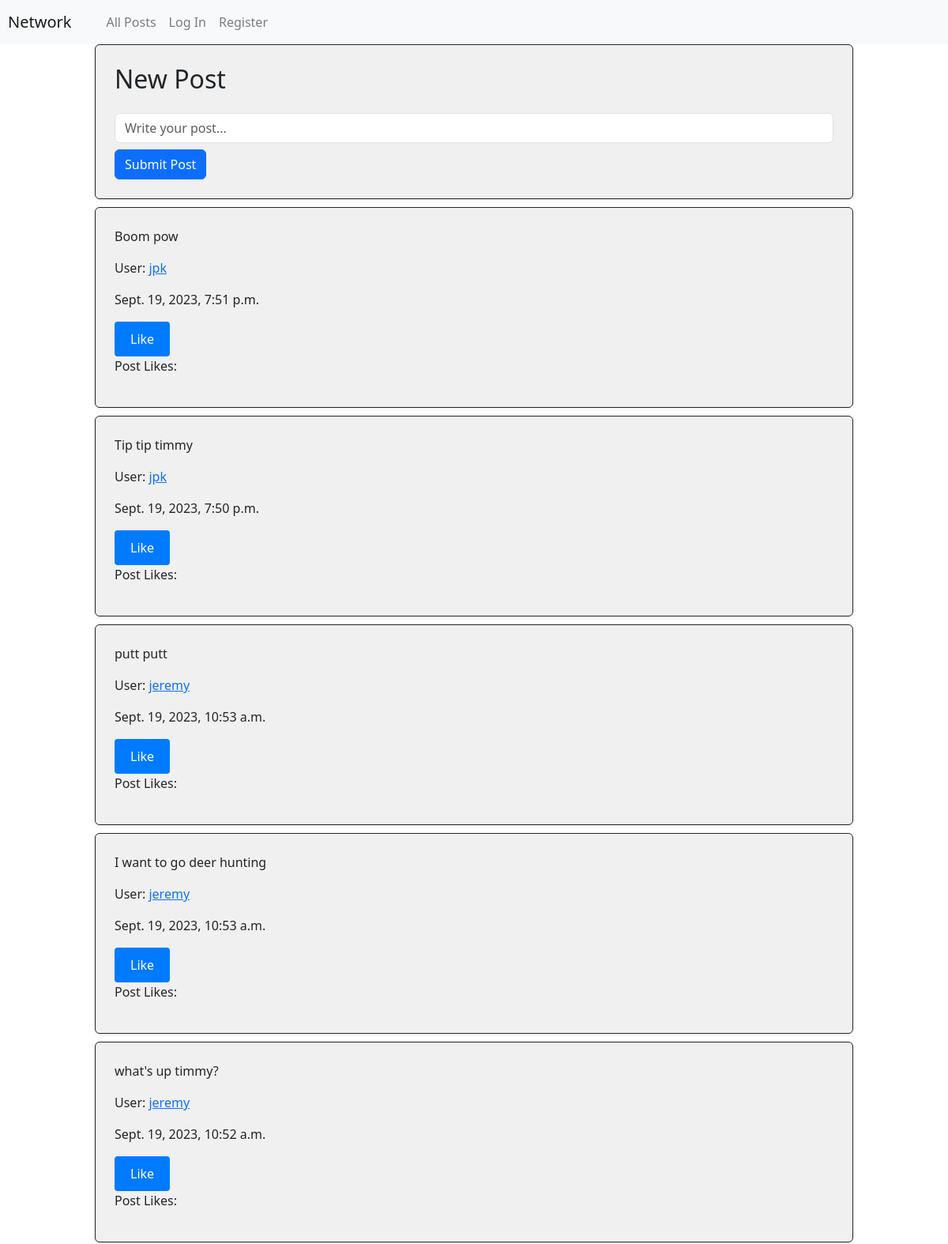
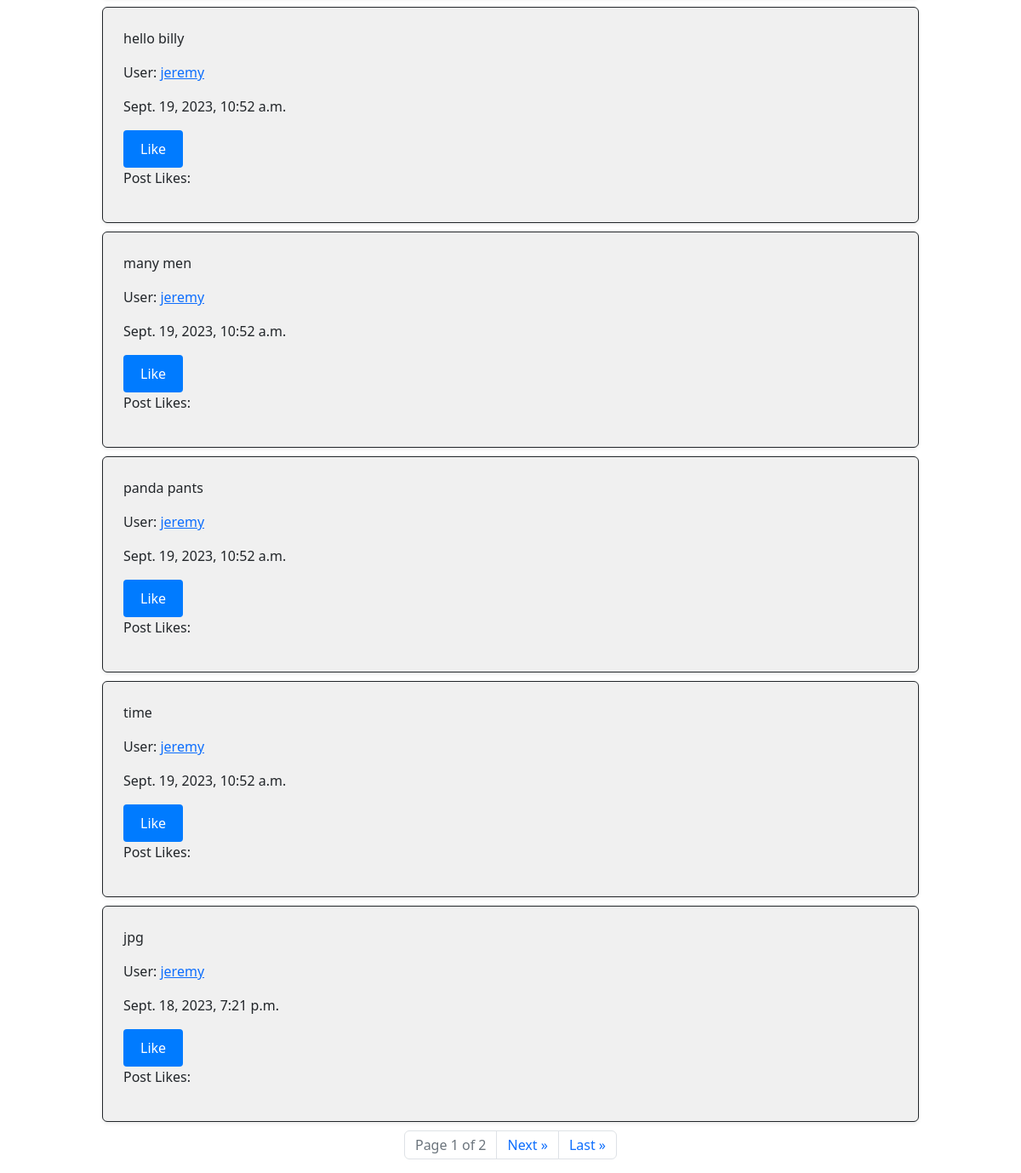
The page / on the database its author committed (2 pictures, top to bottom).
### network/models.py (models this page shows, shortened)
class Post(models.Model):
    user = models.ForeignKey(User, on_delete=models.CASCADE)
    text = models.TextField(verbose_name="Post Text")
    timeStamp = models.DateTimeField(auto_now_add=True)

class User(AbstractUser):
    pass

### network/views.py (the view)
# urls.py: path("", views.index, name="index"),
def index(request):
    allPost = Post.objects.all().order_by('-timeStamp')
    paginator = Paginator(allPost, 10)
    page_number = request.GET.get('page')
    page_obj = paginator.get_page(page_number)
    has_previous_page = page_obj.has_previous
    return render(request, "network/index.html", {
        "allPost": allPost,
        "page_obj": page_obj,
        "has_previous_page": has_previous_page
    })

### network/templates/network/index.html (shortened to what this page needs)
{% extends "network/layout.html" %}
{% load static %}
{% block body %}
    <div id="newPost" class="border border-dark p-4 rounded shadow-sm" style="width: 80%; margin: 0 auto; background-color: #f0f0f0;">
        <form method="post" action="{% url 'post' %}">
            <h2 class="mb-4">New Post</h2>
            <div class="d-flex flex-column align-items-center">
                <input id="newPostBox" class="form-control mb-2" type="text" name="newPostBox" placeholder="Write your post...">
                <button type="submit" id="newPostSubmit" style="align-self: flex-start;" class="btn btn-primary">Submit Post</button>
            </div>
        </form>
    </div>
    {% for post in page_obj %}
    <div id="postPage" class="border border-dark p-4 rounded shadow-sm" style="width: 80%; margin: 10px auto; background-color: #f0f0f0; padding: 10px;">
        <p>{{ post.text }}</p>
        <p>User: <a href="{% url 'user' post.user.id %}">{{ post.user.username }}</a></p>
        <p>{{ post.timeStamp }}</p>
        <button type="submit" id="postLike" class="post-like-button" data-post-id="{{ post.id }}" data-user-id="{{ post.user.id }}">Like</button>
        <p>Post Likes: </p>
    </div>
    {% endfor %}
    <nav aria-label="Page navigation">
        <ul class="pagination justify-content-center">
            <li class="page-item disabled">
                <span class="page-link">Page {{ page_obj.number }} of {{ page_obj.paginator.num_pages }}</span>
            </li>
            {% if page_obj.has_next %}
                <li class="page-item">
                    <a class="page-link" href="?page={{ page_obj.next_page_number }}" aria-label="Next">
                        <span aria-hidden="true">Next &raquo;</span>
                    </a>
                </li>
                <li class="page-item">
                    <a class="page-link" href="?page={{ page_obj.paginator.num_pages }}" aria-label="Last">
                        <span aria-hidden="true">Last &raquo;</span>
                    </a>
                </li>
            {% endif %}
        </ul>
    </nav>
{% endblock %}

### network/templates/network/layout.html (shortened to what this page needs)
{% load static %}
<!DOCTYPE html>
<html lang="en">
    <head>
        <link rel="stylesheet" href="https://stackpath.bootstrapcdn.com/bootstrap/4.4.1/css/bootstrap.min.css">
        <link rel="stylesheet" href="https://cdn.jsdelivr.net/npm/bootstrap@5.3.0/dist/css/bootstrap.min.css">
        <link href="{% static 'network/styles.css' %}" rel="stylesheet">
    </head>
    <body>
        <nav class="navbar navbar-expand-lg navbar-light bg-light">
            <a class="navbar-brand" href="#" style="margin-left: 10px;">Network</a>
            <div style="margin-left: 20px;">
              <ul class="navbar-nav mr-auto">
                <li class="nav-item">
                  <a class="nav-link" href="{% url 'index' %}">All Posts</a>
                </li>
                {% if user.is_authenticated %}
                    <li class="nav-item">
                        <a class="nav-link" href="#">Following</a>
                    </li>
                    <li class="nav-item">
                        <a class="nav-link" href="{% url 'logout' %}">Log Out</a>
                    </li>
                {% else %}
                    <li class="nav-item">
                        <a class="nav-link" href="{% url 'login' %}">Log In</a>
                    </li>
                    <li class="nav-item">
                        <a class="nav-link" href="{% url 'register' %}">Register</a>
                    </li>
                {% endif %}
              </ul>
            </div>
          </nav>
        <div class="body">
            {% block body %}{% endblock %}
        </div>
    </body>
</html>

### network/static/network/styles.css (style rules this page uses)
button { padding: 10px 20px; background-color: #007bff; color: #fff; border: none; border-radius: 4px; cursor: pointer; }

### rows shown on the page
Post: text "Boom pow", user.username "jpk", timeStamp "Sept. 19, 2023, 7:51 p.m."
Post: text "Tip tip timmy", user.username "jpk", timeStamp "Sept. 19, 2023, 7:50 p.m."
Post: text "putt putt", user.username "jeremy", timeStamp "Sept. 19, 2023, 10:53 a.m."
Post: text "I want to go deer hunting", user.username "jeremy", timeStamp "Sept. 19, 2023, 10:53 a.m."
Post: text "what's up timmy?", user.username "jeremy", timeStamp "Sept. 19, 2023, 10:52 a.m."
Post: text "hello billy", user.username "jeremy", timeStamp "Sept. 19, 2023, 10:52 a.m."
Post: text "many men", user.username "jeremy", timeStamp "Sept. 19, 2023, 10:52 a.m."
Post: text "panda pants", user.username "jeremy", timeStamp "Sept. 19, 2023, 10:52 a.m."
Post: text "time", user.username "jeremy", timeStamp "Sept. 19, 2023, 10:52 a.m."
Post: text "jpg", user.username "jeremy", timeStamp "Sept. 18, 2023, 7:21 p.m."

### other values the page prints
{{ page_obj.number }} "1"
{{ page_obj.paginator.num_pages }} "2"
